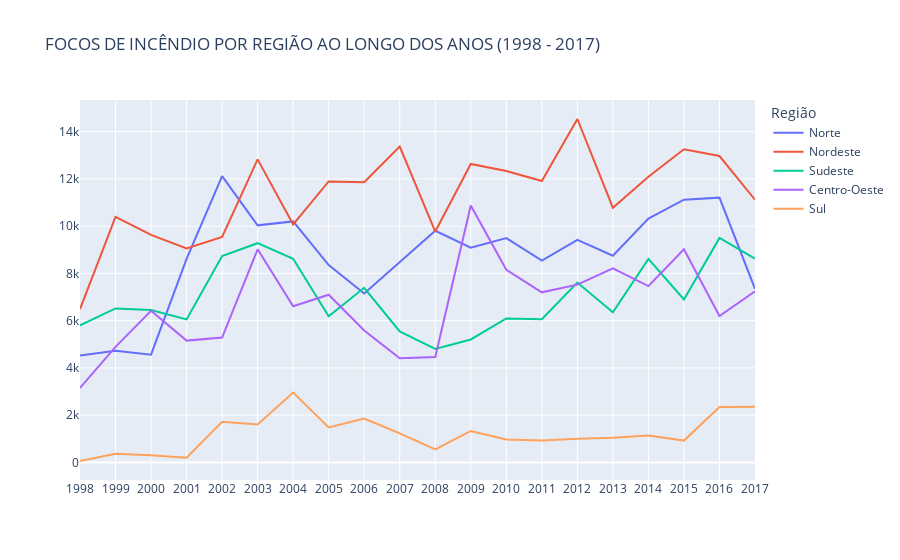

This figure's notebook cell:
### Markdown cell above
### 7. Como variou a quantidade de incêndios de uma região ao longo dos anos?

### Code cell
df7 = df[['number', 'regiao', 'year']].groupby(['regiao', 'year'], sort=False).sum('number').reset_index()

fig = px.line(df7, x = 'year', y = 'number', color = 'regiao',
              title='FOCOS DE INCÊNDIO POR REGIÃO AO LONGO DOS ANOS (1998 - 2017)',
              labels={
                 "number": " ",
                 "regiao": "Região ",
                 "year": " "
                 }
            )
fig.show()

### Figure 1 — Plotly figure (JSON) as saved in the notebook; plotly's stock layout.template omitted (floating-point values rounded to 4 significant figures)
{"data": [{"hovertemplate": "Região =Norte<br> =%{y}<extra></extra>", "legendgroup": "Norte", "line": {"color": "#636efa", "dash": "solid"}, "marker": {"symbol": "circle"}, "mode": "lines", "name": "Norte", "orientation": "v", "showlegend": true, "type": "scatter", "x": ["1998", "1999", "2000", "2001", "2002", "2003", "2004", "2005", "2006", "2007", "2008", "2009", "2010", "2011", "2012", "2013", "2014", "2015", "2016", "2017"], "xaxis": "x", "y": [4519.0, 4724.0, 4558.0, 8613.0, 12120.0, 10030.0, 10200.0, 8350.0, 7147.0, 8494.0, 9802.0, 9084.0, 9495.0, 8544.0, 9419.0, 8749.0, 10320.0, 11120.0, 11210.0, 7344.0], "yaxis": "y"}, {"hovertemplate": "Região =Nordeste<br> =%{y}<extra></extra>", "legendgroup": "Nordeste", "line": {"color": "#EF553B", "dash": "solid"}, "marker": {"symbol": "circle"}, "mode": "lines", "name": "Nordeste", "orientation": "v", "showlegend": true, "type": "scatter", "x": ["1998", "1999", "2000", "2001", "2002", "2003", "2004", "2005", "2006", "2007", "2008", "2009", "2010", "2011", "2012", "2013", "2014", "2015", "2016", "2017"], "xaxis": "x", "y": [6488.0, 10390.0, 9628.0, 9053.0, 9541.0, 12820.0, 10070.0, 11890.0, 11860.0, 13370.0, 9771.0, 12630.0, 12330.0, 11910.0, 14530.0, 10780.0, 12090.0, 13250.0, 12970.0, 11120.0], "yaxis": "y"}, {"hovertemplate": "Região =Sudeste<br> =%{y}<extra></extra>", "legendgroup": "Sudeste", "line": {"color": "#00cc96", "dash": "solid"}, "marker": {"symbol": "circle"}, "mode": "lines", "name": "Sudeste", "orientation": "v", "showlegend": true, "type": "scatter", "x": ["1998", "1999", "2000", "2001", "2002", "2003", "2004", "2005", "2006", "2007", "2008", "2009", "2010", "2011", "2012", "2013", "2014", "2015", "2016", "2017"], "xaxis": "x", "y": [5796.0, 6517.0, 6446.0, 6052.0, 8731.0, 9277.0, 8616.0, 6188.0, 7389.0, 5540.0, 4799.0, 5202.0, 6090.0, 6060.0, 7609.0, 6356.0, 8615.0, 6894.0, 9500.0, 8628.0], "yaxis": "y"}, {"hovertemplate": "Região =Centro-Oeste<br> =%{y}<extra></extra>", "legendgroup": "Centro-Oeste", "line": {"color": "#ab63fa", "dash": "solid"}, "marker": {"symbol": "circle"}, "mode": "lines", "name": "Centro-Oeste", "orientation": "v", "showlegend": true, "type": "scatter", "x": ["1998", "1999", "2000", "2001", "2002", "2003", "2004", "2005", "2006", "2007", "2008", "2009", "2010", "2011", "2012", "2013", "2014", "2015", "2016", "2017"], "xaxis": "x", "y": [3152.0, 4889.0, 6414.0, 5154.0, 5285.0, 9019.0, 6610.0, 7096.0, 5581.0, 4404.0, 4459.0, 10870.0, 8150.0, 7197.0, 7523.0, 8217.0, 7460.0, 9023.0, 6196.0, 7242.0], "yaxis": "y"}, {"hovertemplate": "Região =Sul<br> =%{y}<extra></extra>", "legendgroup": "Sul", "line": {"color": "#FFA15A", "dash": "solid"}, "marker": {"symbol": "circle"}, "mode": "lines", "name": "Sul", "orientation": "v", "showlegend": true, "type": "scatter", "x": ["1998", "1999", "2000", "2001", "2002", "2003", "2004", "2005", "2006", "2007", "2008", "2009", "2010", "2011", "2012", "2013", "2014", "2015", "2016", "2017"], "xaxis": "x", "y": [59, 364, 306, 200, 1715, 1609.0, 2955, 1483, 1855, 1230, 547, 1330, 974, 926, 1000, 1046, 1138, 923, 2346, 2354], "yaxis": "y"}], "layout": {"legend": {"title": {"text": "Região "}, "tracegroupgap": 0}, "title": {"text": "FOCOS DE INCÊNDIO POR REGIÃO AO LONGO DOS ANOS (1998 - 2017)"}, "xaxis": {"anchor": "y", "domain": [0, 1], "title": {"text": " "}}, "yaxis": {"anchor": "x", "domain": [0, 1], "title": {"text": " "}}}}
